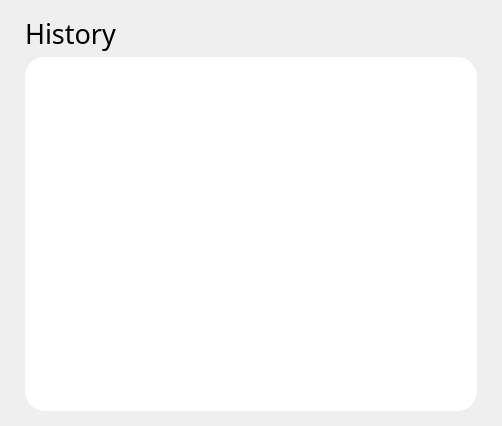
<?xml version="1.0" encoding="UTF-8"?>
<ui version="4.0">
 <class>Form</class>
 <widget class="QWidget" name="Form">
  <property name="geometry">
   <rect>
    <x>0</x>
    <y>0</y>
    <width>502</width>
    <height>426</height>
   </rect>
  </property>
  <property name="windowTitle">
   <string>Form</string>
  </property>
  <layout class="QVBoxLayout" name="verticalLayout">
   <property name="spacing">
    <number>5</number>
   </property>
   <property name="leftMargin">
    <number>25</number>
   </property>
   <property name="topMargin">
    <number>15</number>
   </property>
   <property name="rightMargin">
    <number>25</number>
   </property>
   <property name="bottomMargin">
    <number>15</number>
   </property>
   <item>
    <widget class="QLabel" name="label">
     <property name="font">
      <font>
       <family>Poppins</family>
       <pointsize>20</pointsize>
      </font>
     </property>
     <property name="text">
      <string>History</string>
     </property>
    </widget>
   </item>
   <item>
    <widget class="QListWidget" name="listWidget">
     <property name="styleSheet">
      <string notr="true">#listWidget { 
	padding: 20px;
	background-color: rgb(255, 255, 255);
	border: none;
	border-radius: 20px;
}</string>
     </property>
    </widget>
   </item>
  </layout>
 </widget>
 <resources/>
 <connections/>
</ui>
